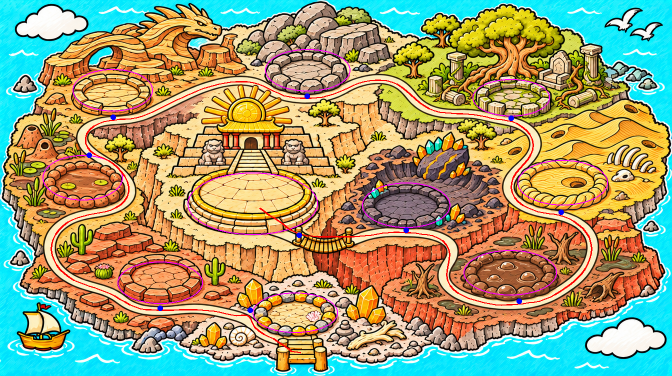
#> input picture ArtGen/Islands/land_tho/m0/_soi_duong.png, 1344 x 752 px (shown at 1/2 size)
$ python -i vat_dong.py   (imports and definitions only)
#> lines starting #> are read from the running program, lines starting #| are printed output that depends on the picture
# Phần động của đảo Hỏa vùng đất (chép từ land_moc/m0, 2026-11-19) (GD_Claude/18, góp ý 2026-11-18: "đảo nhiều chi tiết nhưng còn tĩnh, mây, thuyền cũng tĩnh").
# - cat_vat(): cắt mây, hải âu, thuyền khỏi ảnh nền thành hình rời (nền trong suốt), vá chỗ trống bằng mảng biển lấy từ chính ảnh;
#   game cho chúng trôi, lượn, dập dềnh (IslandAnim: drift, glide, boat).
# - anim_items(): danh sách món động khoá land_tho trong island_anim.json (toạ độ ảnh nền gốc 1344 x 752, chưa đắp biển).
# - đảo Thổ: khói bốc ở hố thiên thạch (IslandAnim plume), gợn ao sồi / ao sét / bùn, lấp lánh hổ phách / tinh thể / mặt trời, lá sồi rơi, gió cát.
import numpy as np
from PIL import Image, ImageFilter
from scipy import ndimage as ndi

# tên hình, khung (ảnh nền gốc), cách lấy (largest: khối lớn nhất; boat: mọi khối trừ phần đảo ở góc trên phải), kiểu động, tốc / bán kính
VAT = [
    ("land_tho_may_1", (4, 2, 186, 92), "largest", "drift", 0.0035),
    ("land_tho_may_2", (1160, 626, 1340, 722), "largest", "drift", 0.0028),
    ("land_tho_chim_1", (1205, 15, 1288, 62), "largest", "glide", 2.2),
    ("land_tho_chim_2", (1266, 44, 1326, 84), "largest", "glide", 1.8),
    ("land_tho_thuyen", (24, 606, 146, 706), "boat", "boat", 0),
]


def sea_mask(a):
    R, G, B = a[..., 0], a[..., 1], a[..., 2]
    return (B > 195) & (G > 165) & (R < 190) & (B - R > 45)


# [23 lines left out: function _patch_fill, not called in this run]


def cat_vat(img):
    """trả (ảnh nền đã vá, [(tên, hình RGBA phóng 2 lần, tâm (x, y) ảnh gốc, bề ngang ảnh gốc, kiểu, tham số)])"""
    a = np.asarray(img).astype(np.float32)
    sea = sea_mask(a)
    out = a.copy()
    rng = np.random.default_rng(11)
    cuts = []
    for name, (x0, y0, x1, y1), how, kind, par in VAT:
        sub = ~sea[y0:y1, x0:x1]
        sub = ndi.binary_opening(sub, iterations=1)
        lab, n = ndi.label(sub)
        if n == 0:
            continue
        sizes = ndi.sum(sub, lab, range(1, n + 1))
        if how == "largest":
            m = lab == (int(np.argmax(sizes)) + 1)
        else:  # thuyền + vệt sóng; bỏ khối chạm mép phải phía trên (vách đảo)
            m = np.zeros_like(sub)
            for i in range(1, n + 1):
                if sizes[i - 1] < 6:
                    continue
                yy, xx = np.nonzero(lab == i)
                if xx.max() >= (x1 - x0) - 3 and yy.min() < 40:
                    continue
                if xx.mean() > (x1 - x0) * 0.7 and yy.mean() < (y1 - y0) * 0.35:  # vệt bọt bờ ở góc trên phải
                    continue
                if yy.max() < 16:  # mẩu chim hải âu bay sát trên cột buồm (đảo Mộc), chim cắt riêng
                    continue
                m |= lab == i
        m = ndi.binary_fill_holes(m)
        m = ndi.binary_dilation(m, iterations=1)
        full = np.zeros(sea.shape, bool)
        full[y0:y1, x0:x1] = m
        ys, xs = np.nonzero(full)
        bx0, by0, bx1, by1 = xs.min() - 2, ys.min() - 2, xs.max() + 3, ys.max() + 3
        alpha = Image.fromarray((full[by0:by1, bx0:bx1] * 255).astype(np.uint8)).filter(ImageFilter.GaussianBlur(0.6))
        rgba = Image.fromarray(a[by0:by1, bx0:bx1].astype(np.uint8)).convert("RGBA")
        rgba.putalpha(alpha)
        if kind in ("drift", "glide"):
            # mây, chim (2026-11-18, mây sảnh dùng chung): khử viền xanh biển dính mép (điểm ngả xanh trong dần, phần còn lại thành
            # màu mực của nét viền), phóng 4 lần có làm nét cho mây to ở sảnh không nhòe; cỡ hiện trong game theo dữ liệu, không đổi
            q = np.asarray(rgba).astype(np.float32)
            s = np.clip((q[..., 2] - q[..., 0] - 25) / 60, 0, 1)
            ink = np.array([34, 27, 24], np.float32)
            q[..., :3] = q[..., :3] * (1 - s[..., None]) + ink * s[..., None]
            q[..., 3] *= 1 - s
            q[q[..., 3] < 250, :3] = ink  # điểm trong suốt / nửa trong mang màu mực, phóng ảnh không trộn màu biển trở lại mép
            rgba = Image.fromarray(q.clip(0, 255).astype(np.uint8))
            rgba = rgba.resize(((bx1 - bx0) * 4, (by1 - by0) * 4), Image.LANCZOS).filter(
                ImageFilter.UnsharpMask(radius=2, percent=90, threshold=2))
        else:
            rgba = rgba.resize(((bx1 - bx0) * 2, (by1 - by0) * 2), Image.LANCZOS)
        cuts.append((name, rgba, ((bx0 + bx1) / 2, (by0 + by1) / 2), bx1 - bx0, kind, par))
        # vá: chỗ vật (nới 3 px) thay bằng biển, mép làm mềm
        hole = ndi.binary_dilation(full, iterations=3)
        fb = (max(0, bx0 - 30), max(0, by0 - 30), min(a.shape[1], bx1 + 30), min(a.shape[0], by1 + 30))
        fill = _patch_fill(a, sea & ~hole, fb, rng)
        soft = np.asarray(Image.fromarray((hole * 255).astype(np.uint8)).filter(ImageFilter.GaussianBlur(1.5))).astype(np.float32) / 255
        k = soft[fb[1]:fb[3], fb[0]:fb[2], None]
        out[fb[1]:fb[3], fb[0]:fb[2]] = out[fb[1]:fb[3], fb[0]:fb[2]] * (1 - k) + fill * k
    return Image.fromarray(np.clip(out, 0, 255).astype(np.uint8)), cuts


# món động có sẵn trong IslandAnim, toạ độ ảnh nền gốc (đọc trên lưới _luoi_q_*.png), cỡ = bề ngang món (px ảnh gốc)
SMOKE = "#b3a79f"  # màu đáy cột khói lò gốm
# phần tử thứ 4 (nếu có): khoá thêm cho món (plume: c màu đáy, n số múi, l đời múi, v chiều gió)
TINH = [
    ("foam", (40, 330), 22), ("foam", (1300, 200), 22), ("foam", (1290, 560), 20), ("foam", (300, 690), 20), ("foam", (930, 700), 20),
    ("ripple", (1090, 170), 20), ("ripple", (100, 420), 18), ("ripple", (1010, 545), 22), ("ripple", (1150, 600), 16),  # ao sồi, ao sét, bùn
    ("sparkle", (450, 600), 16), ("sparkle", (505, 580), 14), ("sparkle", (730, 600), 16), ("sparkle", (425, 660), 12),  # hổ phách
    ("sparkle", (860, 290), 16), ("sparkle", (905, 280), 14), ("sparkle", (925, 345), 12),  # tinh thể thiên thạch
    ("sparkle", (505, 210), 18),  # mặt trời vàng
    ("leaf", (940, 60), 16), ("leaf", (1020, 80), 16), ("leaf", (1110, 110), 14),  # sồi cổ
    ("wind", (1180, 260), 30), ("wind", (1100, 330), 26),  # gió cát cồn cát
    ("wave", (210, 728), 46), ("wave", (470, 742), 46), ("wave", (1010, 735), 46), ("wave", (1320, 470), 40),
    ("wave", (22, 300), 40), ("wave", (1322, 300), 40), ("wave", (300, -60), 46), ("wave", (900, -80), 46), ("wave", (1150, -40), 40),
    ("plume", (840, 330), 22, {"c": SMOKE, "v": 1, "n": 6, "l": 3.6}),  # hố thiên thạch còn bốc khói
]
SONG = []  # đảo Thổ không có dòng dung nham
# thêm mây trôi dùng lại hình mây đã cắt (khoảng trời trống phía trên đảo, biển đắp thêm)
MAY_THEM = [("land_tho_may_2", (420, -70), 0.0022), ("land_tho_may_1", (980, -45), 0.0031), ("land_tho_may_1", (1250, 600), 0.0026)]


# vành mây: bề ngang một đám mây (tỉ lệ bề ngang ảnh); giới hạn kéo, zoom (land.pan) tính theo đây
FRAME_S = 0.15

# đèn ban đêm (DayNight): miệng lò gốm, cửa đền kim tự viện, cửa mỏ, hang lửng, pha lê, kim cương (toạ độ ảnh nền gốc, cỡ px)
LIGHTS = [
    ("glow", (505, 210), 80), ("glow", (870, 300), 60), ("glow", (600, 600), 40), ("glow", (740, 600), 30), ("glow", (507, 265), 30)]


# [30 lines left out: function anim_items, not called in this run]

>>> import cv2
>>> picture = cv2.imread('_soi_duong.png', cv2.IMREAD_GRAYSCALE)
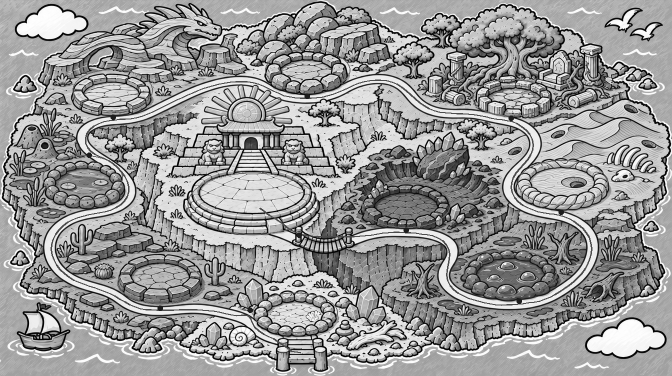
#> picture: shape (752, 1344) (shown at 1/2 size); min 0, max 255, mean 152.5
>>> result = cat_vat(picture)
#> in sea_mask, `R, G, B = a[..., 0], a[..., 1], a[..., 2]`: R = 752 values, max 247 at index 394, min 112 at index 387, mean 173.6; G = 752 values, max 248 at index 390, min 140 at index 379, mean 174; B = 752 values, max 253 at index 394, min 147 at index 410, mean 174.9
#> after the loop in cat_vat, `for name, (x0, y0, x1, y1), how, kind, par in VAT:`: cuts = []
#> (the run stopped early here; a loop or call above may not have finished)
